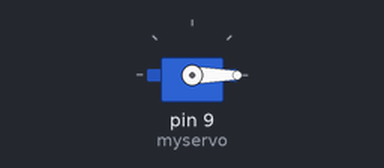
This sketch was run on a simulated Arduino Uno, built with avr-gcc and run on an emulated ATmega328P. Shown: servo.

Above: at 0.05 s.
At 4.0 s:
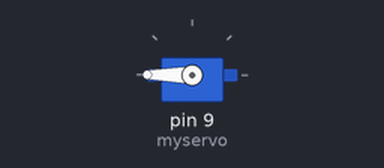
Timing chart, 0 to 5.2 s (numbered marks = the images above):
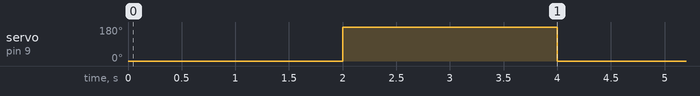

Measured:
- by itself, servo on pin 9 (myservo): alternates 180° for 2.0 s and 0° for 2.0 s

The sketch:

servo360.ino
```cpp
#include <Servo.h>

Servo myservo;  // Crie um objeto Servo

void setup() {
  myservo.attach(9);  // Anexa o servo ao pino 9
}

void loop() {
  // Gire o servo no sentido horário (360 graus)
  myservo.write(0);
  delay(2000);  // Aguarde 2 segundos

  // Gire o servo no sentido anti-horário (360 graus)
  myservo.write(180);
  delay(2000);  // Aguarde 2 segundos
}
```
